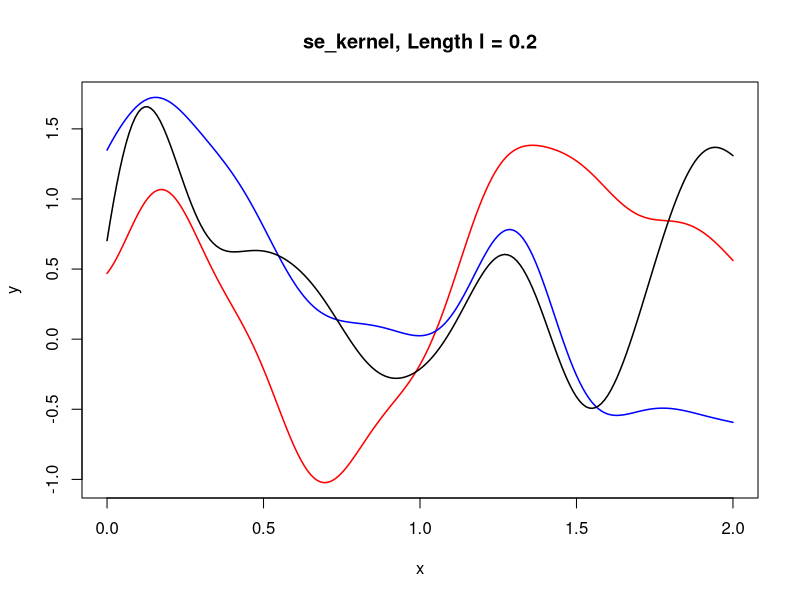
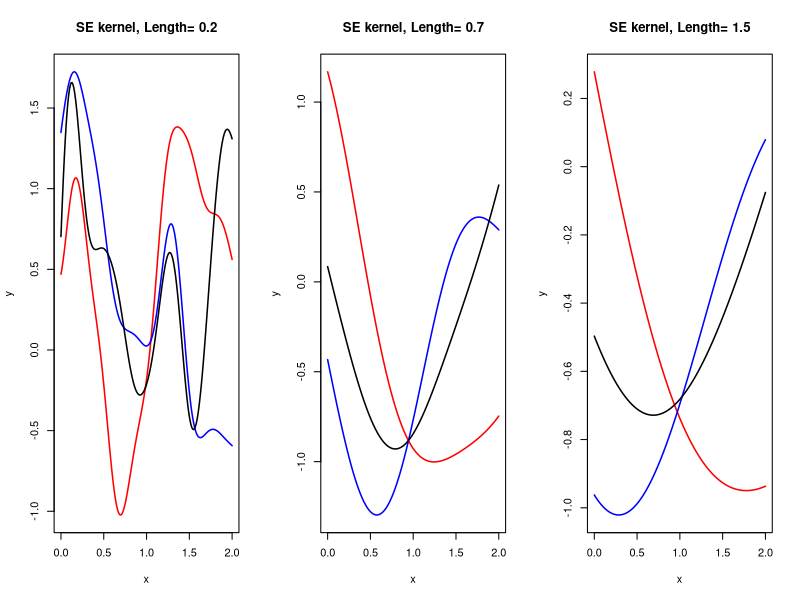
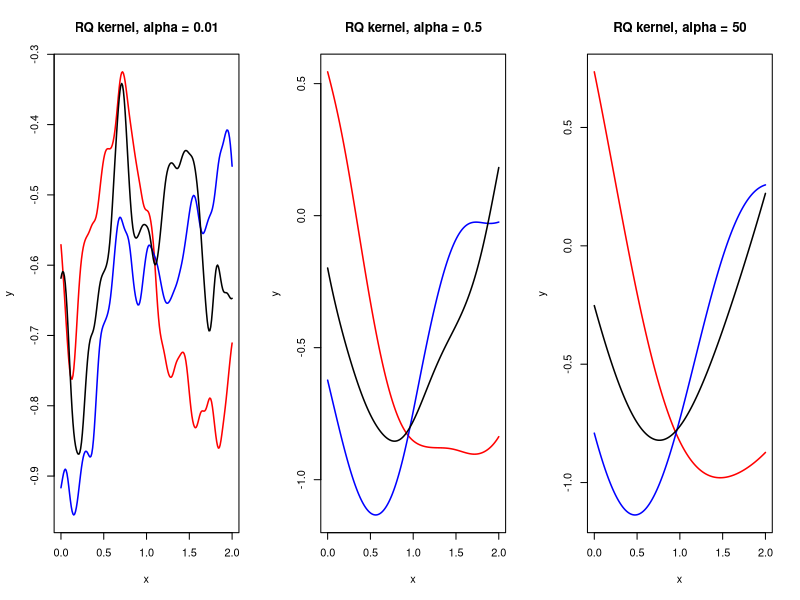
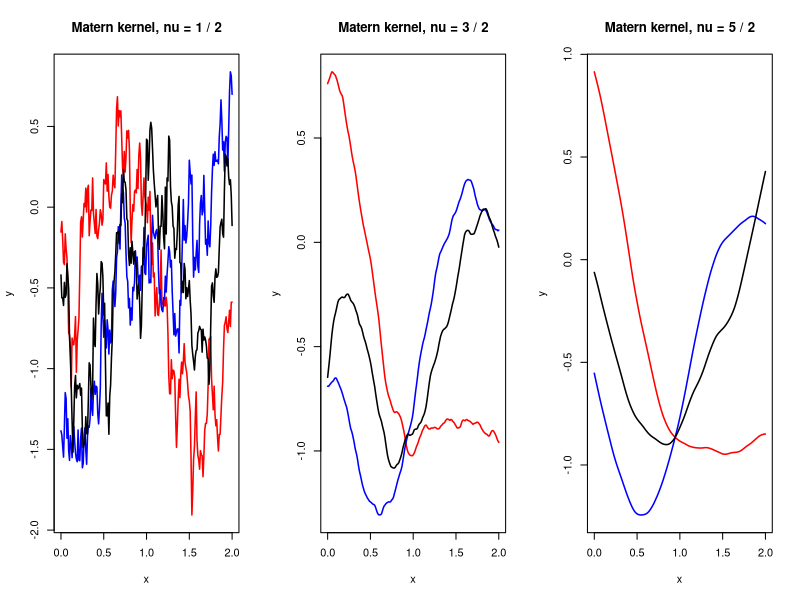
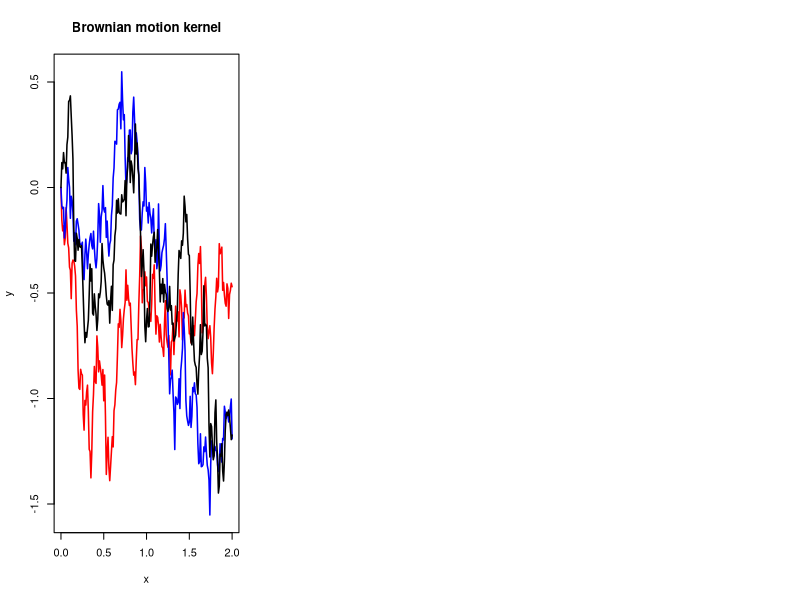

These figures' R source, in order:
## ---- chunk 1
#install.packages("MASS")
library(MASS)

#install.packages('tinytex')
#library(tinytex)


## ---- chunk 2
#tinytex::install_tinytex()
## ---- chunk 3
cov_matrix <- function(x, kernel_fn, ...) {
  outer(x, x, function(a, b) kernel_fn(a, b, ...))
}
## ---- chunk 4
draw_samples <- function(x, N, kernel_fn, ...) {
  set.seed(03-07-2021)
  
  Y <- matrix(NA, nrow = length(x), ncol = N)
  for(n in 1:N) {
    K <- cov_matrix(x, kernel_fn, ...)
    Y[, n]<- mvrnorm(1, mu = rep(0, length(x)), Sigma = K)
  }
  Y
}
## ---- chunk 5
x <- seq(0, 2, length.out = 201)           # x-coords
N <- 3                                     # no. of draws
col_list <- list("red", "blue", "black")   # col for lines of different draws
## ---- chunk 6
se_kernel <- function(x, y, Sigma = 1, Length = 1) {
  Sigma^2 * exp(- (x - y)^2 / (2 * Length^2))
}


Y <- draw_samples(x, N, kernel_fn = se_kernel, Length = 0.2)

plot(range(x), range(Y), xlab = "x", ylab = "y", type = 'n', 
     main = "se_kernel, Length l = 0.2")


for(n in 1:N) {
  lines(x, Y[, n], col = col_list[[n]], lwd = 1.5)
}

## ---- chunk 7
par(mfrow = c(1, 3))

for(l in c(0.2, 0.7, 1.5)) {
  Y <- draw_samples(x, N, kernel_fn = se_kernel, Length = l)  # draw samples
  
  plot(range(x), range(Y), xlab = "x", ylab = "y", type = "n",
       main = paste("SE kernel, Length=", l))                 # plot framework
  
  for(n in 1:N) {
    lines(x, Y[, n], col = col_list[[n]], lwd = 1.5)          # lines up samples
  }
  
}


## ---- chunk 8

for(l in c(0.2, 0.7, 1.5)) {
  Y <- draw_samples(x, N, kernel_fn = se_kernel, Length = l)  # draw samples
  str(Y)
}
## ---- chunk 9
rq_kernel <- function(x, y, Sigma = 1, alpha = 1, Length = 1) {
  Sigma^2 * (1 + (x - y)^2 / (2 * alpha * Length^2))^(-alpha)
}

par(mfrow = c(1, 3))

for (a in c(0.01, 0.5, 50)) {
  Y <- draw_samples(x, N, kernel_fn = rq_kernel, alpha = a)
  
  plot(range(x), range(Y), xlab = "x", ylab = "y", type = "n",
       main = paste("RQ kernel, alpha =", a))
  
  for(n in 1:N) {
    lines(x, Y[, n], col = col_list[[n]], lwd = 1.5)
  }
  
}


## ---- chunk 10
matern_kernel <- function(x, y, nu = 1.5, Sigma = 1, l = 1) {
  if(!(nu %in% c(0.5, 1.5, 2.5))) {
    stop("\nu must be equal to 0.5, 1.5 or 2.5")
  }
  
  p <- nu - 0.5
  d <- abs(x - y)
  
  if (p == 0) {
    Sigma^2 * exp(- d / l)
  } else if (p == 1) {
    Sigma^2 * exp(-sqrt(3) * d / l) * (1 + sqrt(3) * d / l)
  } else {
    Sigma^2 * exp(-sqrt(5) * d / l) * (1 + sqrt(5) * d / l + 
                                         1/3 * (sqrt(5) * d / l)^2)
  }
  
}



par(mfrow = c(1, 3))
for (nu in c(0.5, 1.5, 2.5)) {
  Y <- draw_samples(x, N, kernel_fn = matern_kernel, nu = nu)
  
  plot(range(x), range(Y), xlab = "x", ylab = "y", type = "n",
       main = paste("Matern kernel, nu =", nu * 2, "/ 2"))
  
  for (n in 1:N) {
    lines(x, Y[, n], col = col_list[[n]], lwd = 1.5)
  }
  
}
## ---- chunk 11
bm_kernel <- function(x, y) {
  pmin(x, y)
} 
 
Y <- draw_samples(x, N, kernel_fn = bm_kernel)

plot(range(x), range(Y), xlab = "x", ylab = "y", type = "n", 
     main = "Brownian motion kernel")

for(n in 1:N) {
  lines(x, Y[, n], col = col_list[[n]], lwd = 1.5)
}
